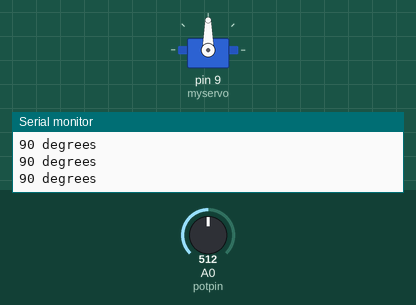
Simulated run of this sketch. Board: Arduino Uno, built with avr-gcc and run on an emulated ATmega328P. Parts: servo, the last lines printed to the serial monitor. Inputs (shaded band) come from the test bench; at power-on: A0 (potpin) = 512.

Above: at 1.2 s.
1.3 s: A0 (potpin) set to 561
At 2.0 s:
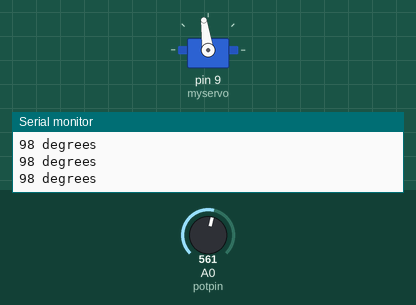
2.8 s: A0 (potpin) set to 585
At 4.0 s:
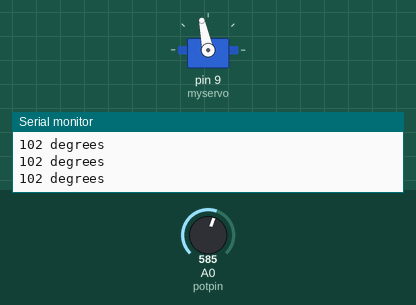
4.3 s: A0 (potpin) set to 306
At 5.3 s:
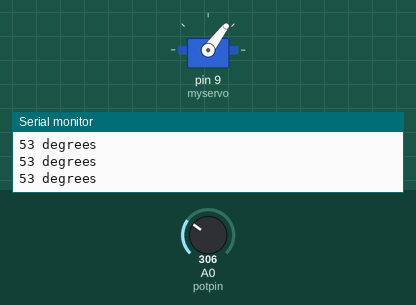
5.8 s: A0 (potpin) set to 122
At 6.3 s:
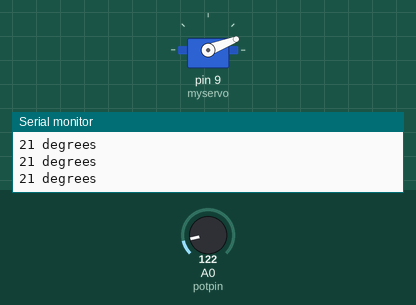
7.3 s: A0 (potpin) set to 62
At 7.8 s:
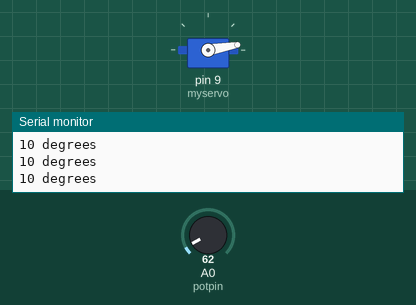
8.8 s: A0 (potpin) set to 51
At 10.0 s:
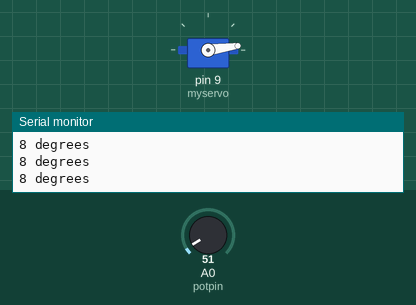
Timing chart, 0 to 11.8 s (numbered marks = the images above; inputs shaded):
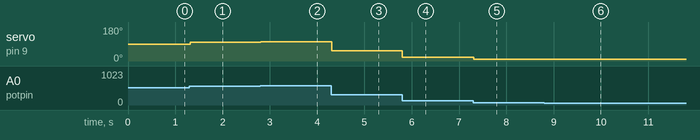

The sketch:

servo.ino
```cpp
#include <Servo.h>

Servo myservo;

int potpin = A0;
int val;

void setup() {
  // put your setup code here, to run once:
  myservo.attach(9);
  Serial.begin(9600);
}

void loop() {
  // put your main code here, to run repeatedly:
  val = analogRead(potpin);

  val = map(val, 0, 1023, 0, 180);
  myservo.write(val);
  delay(15);
  Serial.print(val);
  Serial.println(" degrees");


}
```

Measured:
- after the input at 1.3 s, servo on pin 9 (myservo): 90° → 98° at once
- after the input at 2.8 s, servo on pin 9 (myservo): 98° → 102° at once
- after the input at 4.3 s, servo on pin 9 (myservo): 102° → 53° at once
- after the input at 5.8 s, servo on pin 9 (myservo): 53° → 21° at once
- after the input at 7.3 s, servo on pin 9 (myservo): 21° → 10° at once
- after the input at 8.8 s, servo on pin 9 (myservo): 10° → 8° at once
